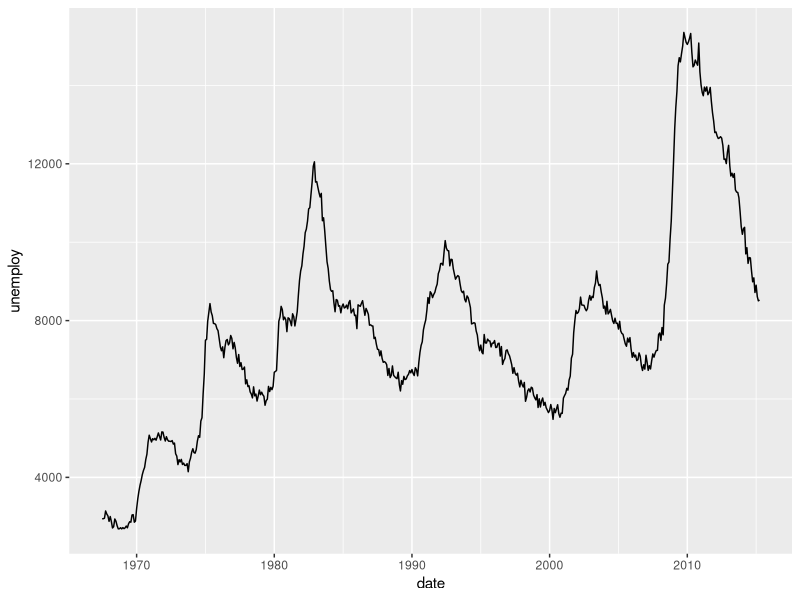
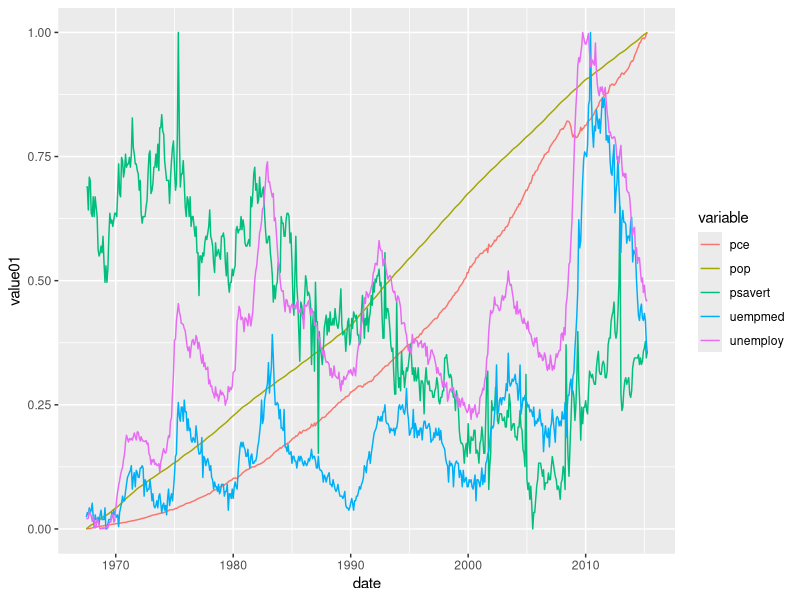
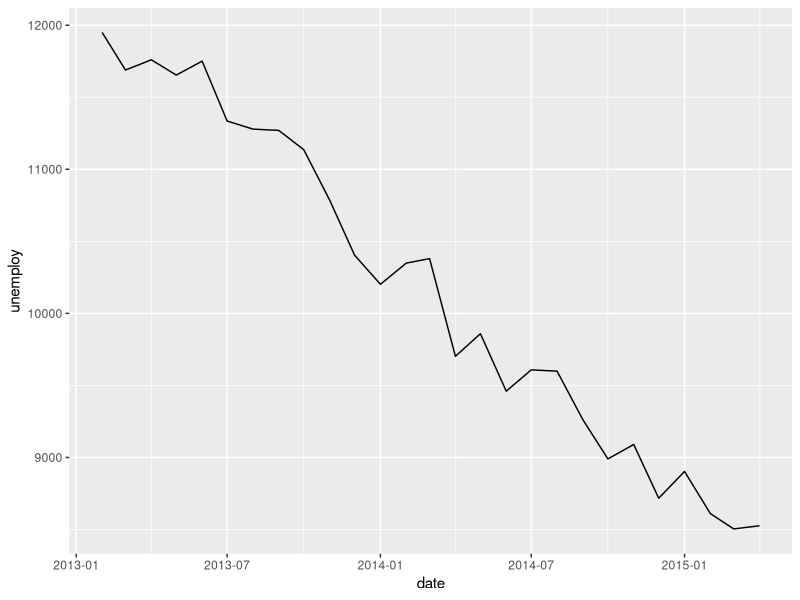
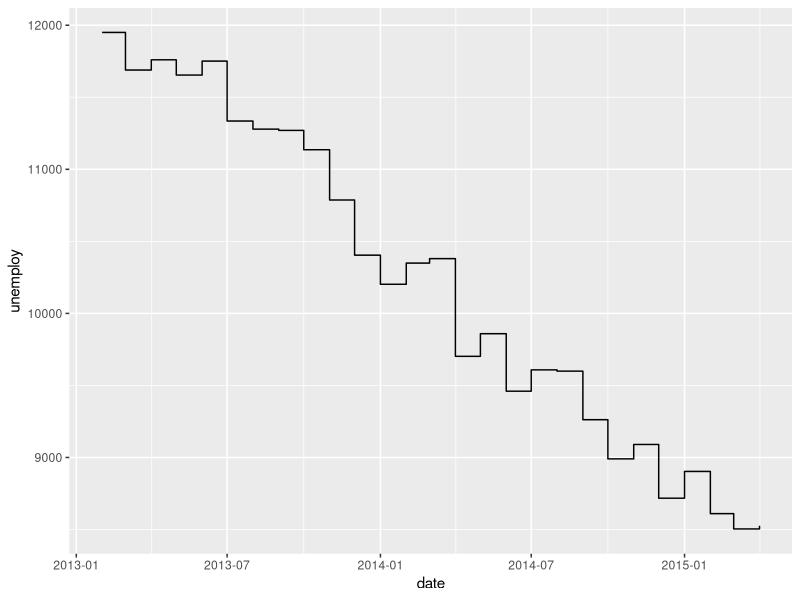
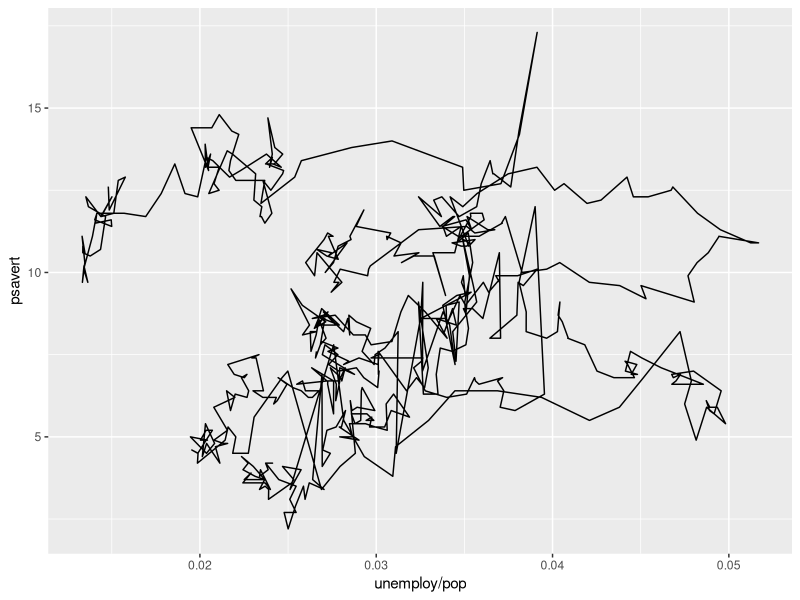
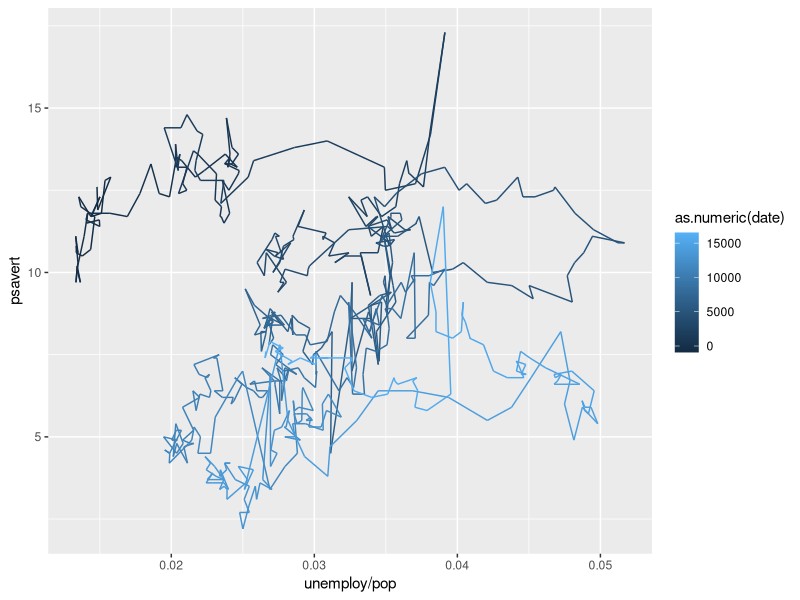
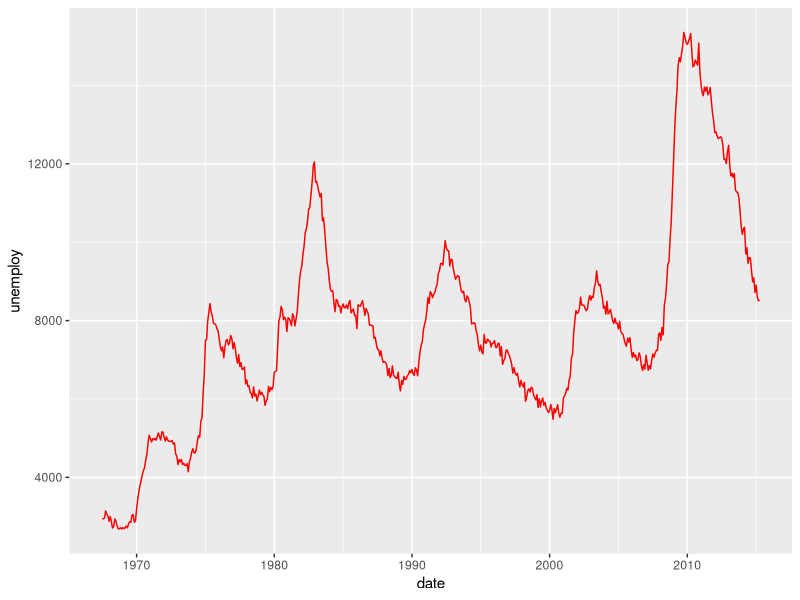
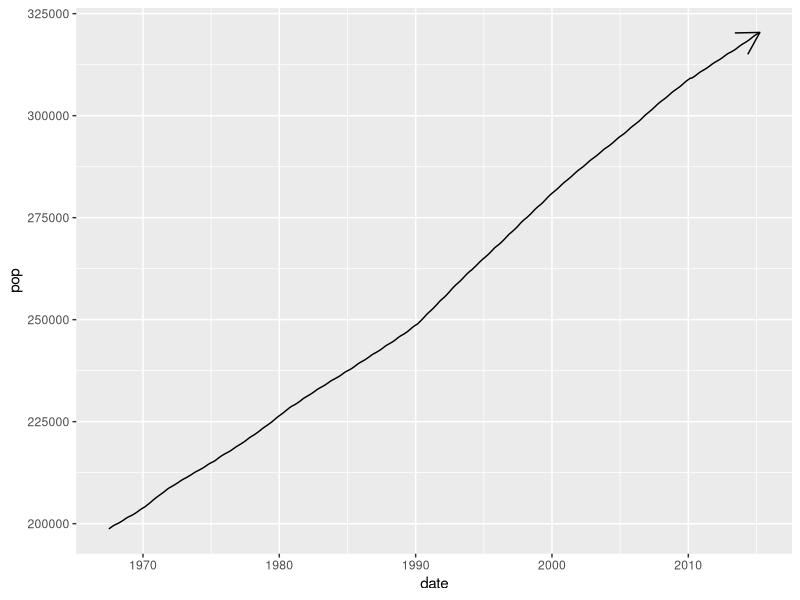

The R script that drew these images, in order:
library(ggplot2)


### Name: geom_path
### Title: Connect observations
### Aliases: geom_path geom_line geom_step

### ** Examples

# geom_line() is suitable for time series
ggplot(economics, aes(date, unemploy)) + geom_line()
ggplot(economics_long, aes(date, value01, colour = variable)) +
  geom_line()

# geom_step() is useful when you want to highlight exactly when
# the y value changes
recent <- economics[economics$date > as.Date("2013-01-01"), ]
ggplot(recent, aes(date, unemploy)) + geom_line()
ggplot(recent, aes(date, unemploy)) + geom_step()

# geom_path lets you explore how two variables are related over time,
# e.g. unemployment and personal savings rate
m <- ggplot(economics, aes(unemploy/pop, psavert))
m + geom_path()
m + geom_path(aes(colour = as.numeric(date)))

# Changing parameters ----------------------------------------------
ggplot(economics, aes(date, unemploy)) +
  geom_line(colour = "red")

# Use the arrow parameter to add an arrow to the line
# See ?arrow for more details
c <- ggplot(economics, aes(x = date, y = pop))
c + geom_line(arrow = arrow())
c + geom_line(
  arrow = arrow(angle = 15, ends = "both", type = "closed")
)

# Control line join parameters
df <- data.frame(x = 1:3, y = c(4, 1, 9))
base <- ggplot(df, aes(x, y))
base + geom_path(size = 10)
base + geom_path(size = 10, lineend = "round")
base + geom_path(size = 10, linejoin = "mitre", lineend = "butt")

# You can use NAs to break the line.
df <- data.frame(x = 1:5, y = c(1, 2, NA, 4, 5))
ggplot(df, aes(x, y)) + geom_point() + geom_line()

## No test: 
# Setting line type vs colour/size
# Line type needs to be applied to a line as a whole, so it can
# not be used with colour or size that vary across a line
x <- seq(0.01, .99, length.out = 100)
df <- data.frame(
  x = rep(x, 2),
  y = c(qlogis(x), 2 * qlogis(x)),
  group = rep(c("a","b"),
  each = 100)
)
p <- ggplot(df, aes(x=x, y=y, group=group))
# These work
p + geom_line(linetype = 2)
p + geom_line(aes(colour = group), linetype = 2)
p + geom_line(aes(colour = x))
# But this doesn't
should_stop(p + geom_line(aes(colour = x), linetype=2))
## End(No test)
